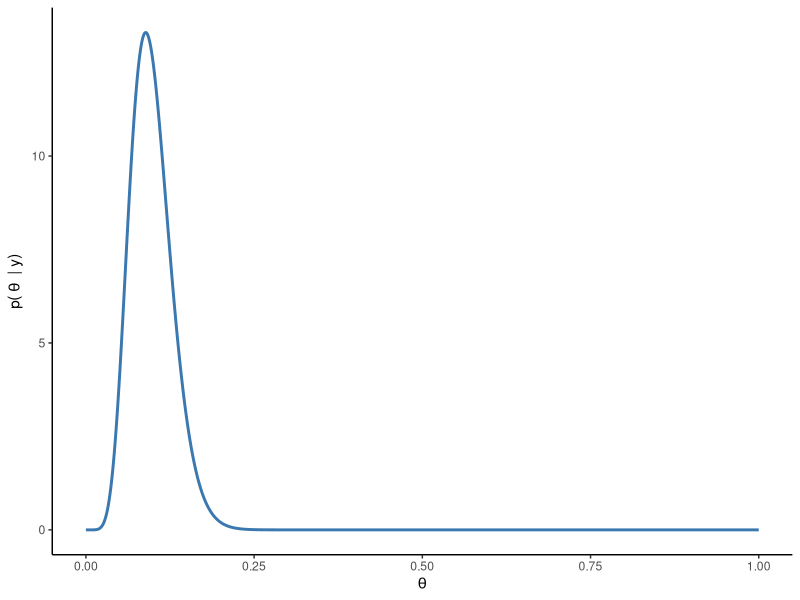
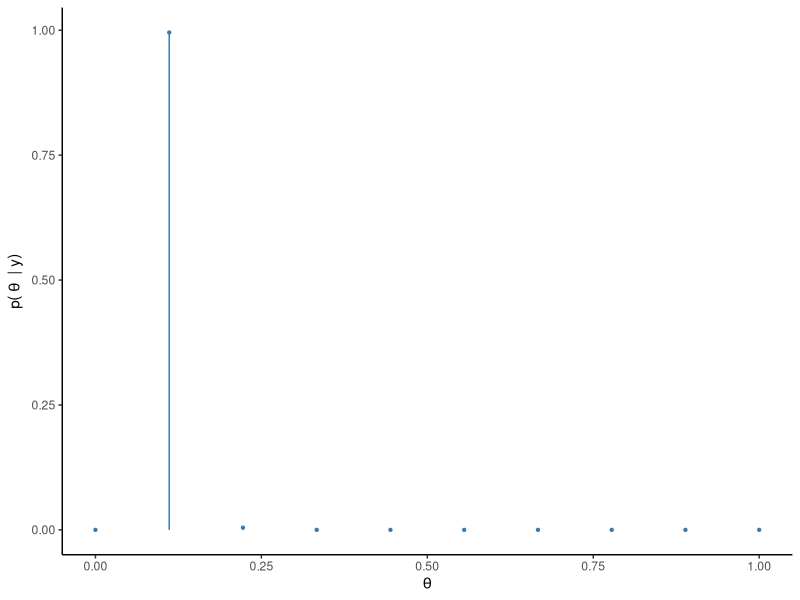
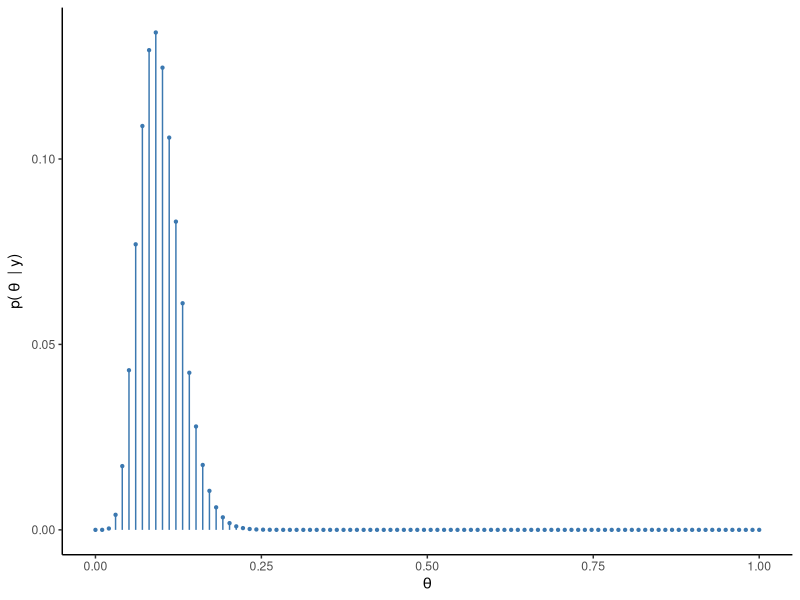

Write the R code that produced these figures, in order. (Note: this script raises an error after producing the figures.)
## ---- chunk 1
#| warning: false
library(dplyr)
library(ggplot2)

n <- 80
y <- 7
a_prior <- 2
b_prior <- 10

a_post <- a_prior + y
b_post <- b_prior + n - y

crear_posterior_grilla <- function(a, b, k) {
    grid <- seq(0, 1, length.out = k)
    posterior <- dbeta(grid, a, b)
    # Se normaliza para que la altura de los bastones sume a 1
    data.frame(theta = grid, posterior = posterior / sum(posterior))
}

posterior_exacto <- data.frame(theta = seq(0, 1, length.out = 1000))
posterior_exacto$posterior <- dbeta(posterior_exacto$theta, a_post, b_post)


posterior_10 <- crear_posterior_grilla(a_post, b_post, 10)
posterior_100 <- crear_posterior_grilla(a_post, b_post, 100)
posterior_1000 <- crear_posterior_grilla(a_post, b_post, 1000)
## ---- chunk 2
#| fig-width: 7
#| fig-align: center
#| fig-cap: Distribución _a posteriori_ exacta
ggplot(posterior_exacto) +
    geom_line(
        aes(x = theta, y = posterior),
        linewidth = 1,
        color = "#3b78b0"
    ) + 
    labs(x = expression(theta), y = expression("p(" ~ theta ~ " | y)")) +
    theme_classic()
## ---- chunk 3
#| fig-width: 7
#| fig-align: center
#| fig-cap: Distribución _a posteriori_ aproximada por grilla de 10 puntos.
ggplot(posterior_10) +
    geom_segment(
        aes(x = theta, xend = theta, y = 0, yend = posterior),
        color = "#3b78b0",
    ) +
    geom_point(
        aes(x = theta, y = posterior),
        color = "#3b78b0",
        size = 0.8,
    ) +
    labs(x = expression(theta), y = expression("p(" ~ theta ~ " | y)")) +
    theme_classic()
## ---- chunk 4
#| fig-width: 7
#| fig-align: center
#| fig-cap: Distribución _a posteriori_ aproximada por grilla de 100 puntos.
ggplot(posterior_100) +
    geom_segment(
        aes(x = theta, xend = theta, y = 0, yend = posterior),
        color = "#3b78b0",
    ) +
    geom_point(
        aes(x = theta, y = posterior),
        color = "#3b78b0",
        size = 0.8,
    ) +
    labs(x = expression(theta), y = expression("p(" ~ theta ~ " | y)")) +
    theme_classic()
## ---- chunk 5
grid_1000 |>
    summarise(
        `P(theta < 0.7)` = sum(posterior[theta < 0.7]),
        `P(theta > 0.05)` = sum(posterior[theta > 0.05]),
        `P(0.05 < theta < 0.15)` = sum(posterior[theta > 0.05 & theta < 0.15]),
    )
